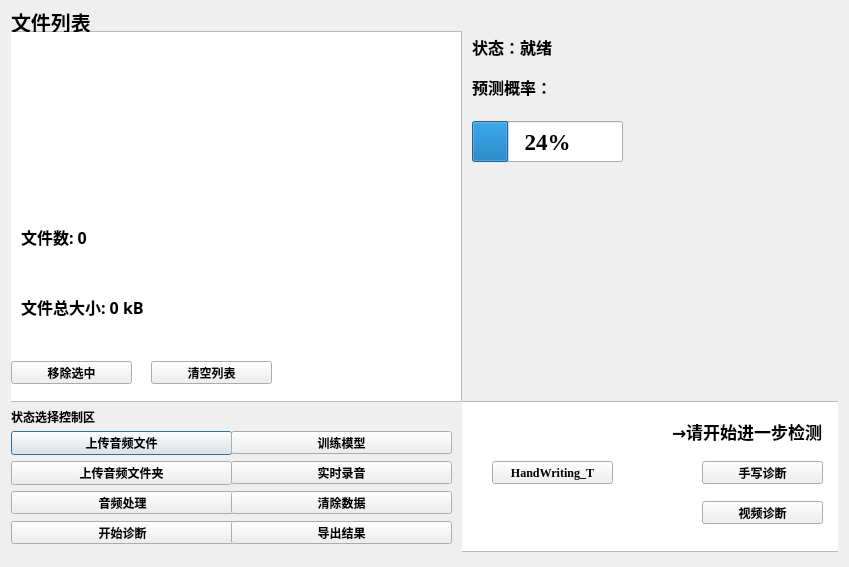
<?xml version="1.0" encoding="UTF-8"?>
<ui version="4.0">
 <class>PD_Diagnosis_Dialog</class>
 <widget class="QDialog" name="PD_Diagnosis_Dialog">
  <property name="geometry">
   <rect>
    <x>0</x>
    <y>0</y>
    <width>849</width>
    <height>567</height>
   </rect>
  </property>
  <property name="font">
   <font>
    <family>楷体</family>
    <italic>false</italic>
    <bold>true</bold>
   </font>
  </property>
  <property name="windowTitle">
   <string>Dialog</string>
  </property>
  <layout class="QGridLayout" name="gridLayout">
   <item row="0" column="0" rowspan="2">
    <widget class="QFrame" name="frame_control">
     <property name="frameShape">
      <enum>QFrame::NoFrame</enum>
     </property>
     <widget class="QLabel" name="label_2">
      <property name="geometry">
       <rect>
        <x>0</x>
        <y>397</y>
        <width>441</width>
        <height>151</height>
       </rect>
      </property>
      <property name="font">
       <font>
        <family>楷体</family>
        <italic>false</italic>
        <bold>true</bold>
       </font>
      </property>
      <property name="text">
       <string>状态选择控制区</string>
      </property>
      <property name="alignment">
       <set>Qt::AlignLeading|Qt::AlignLeft|Qt::AlignTop</set>
      </property>
     </widget>
     <widget class="QPushButton" name="btn_upload_File">
      <property name="geometry">
       <rect>
        <x>0</x>
        <y>420</y>
        <width>221</width>
        <height>24</height>
       </rect>
      </property>
      <property name="text">
       <string>上传音频文件</string>
      </property>
     </widget>
     <widget class="QPushButton" name="btn_upload_Folder">
      <property name="geometry">
       <rect>
        <x>0</x>
        <y>450</y>
        <width>221</width>
        <height>24</height>
       </rect>
      </property>
      <property name="text">
       <string>上传音频文件夹</string>
      </property>
     </widget>
     <widget class="QPushButton" name="btn_Process_Button">
      <property name="geometry">
       <rect>
        <x>0</x>
        <y>480</y>
        <width>223</width>
        <height>23</height>
       </rect>
      </property>
      <property name="text">
       <string>音频处理</string>
      </property>
     </widget>
     <widget class="QPushButton" name="btn_model_detect">
      <property name="geometry">
       <rect>
        <x>0</x>
        <y>510</y>
        <width>223</width>
        <height>23</height>
       </rect>
      </property>
      <property name="text">
       <string>开始诊断</string>
      </property>
     </widget>
     <widget class="QPushButton" name="btn_Train_Button">
      <property name="geometry">
       <rect>
        <x>220</x>
        <y>420</y>
        <width>221</width>
        <height>23</height>
       </rect>
      </property>
      <property name="text">
       <string>训练模型</string>
      </property>
      <property name="autoDefault">
       <bool>true</bool>
      </property>
     </widget>
     <widget class="QPushButton" name="btn_record_audio">
      <property name="geometry">
       <rect>
        <x>220</x>
        <y>450</y>
        <width>221</width>
        <height>23</height>
       </rect>
      </property>
      <property name="text">
       <string>实时录音</string>
      </property>
      <property name="autoDefault">
       <bool>true</bool>
      </property>
     </widget>
     <widget class="QPushButton" name="btn_Clear_Button">
      <property name="geometry">
       <rect>
        <x>220</x>
        <y>480</y>
        <width>221</width>
        <height>23</height>
       </rect>
      </property>
      <property name="text">
       <string>清除数据</string>
      </property>
      <property name="autoDefault">
       <bool>true</bool>
      </property>
     </widget>
     <widget class="QPushButton" name="btn_Export_Button">
      <property name="geometry">
       <rect>
        <x>220</x>
        <y>510</y>
        <width>221</width>
        <height>23</height>
       </rect>
      </property>
      <property name="text">
       <string>导出结果</string>
      </property>
      <property name="autoDefault">
       <bool>true</bool>
      </property>
     </widget>
     <widget class="QLabel" name="label_file_group">
      <property name="geometry">
       <rect>
        <x>0</x>
        <y>0</y>
        <width>151</width>
        <height>21</height>
       </rect>
      </property>
      <property name="font">
       <font>
        <family>楷体</family>
        <pointsize>15</pointsize>
        <italic>false</italic>
        <bold>true</bold>
       </font>
      </property>
      <property name="lineWidth">
       <number>5</number>
      </property>
      <property name="text">
       <string>文件列表</string>
      </property>
     </widget>
     <widget class="QPushButton" name="btn_Remove_File_Button">
      <property name="geometry">
       <rect>
        <x>0</x>
        <y>350</y>
        <width>121</width>
        <height>23</height>
       </rect>
      </property>
      <property name="text">
       <string>移除选中</string>
      </property>
      <property name="autoDefault">
       <bool>true</bool>
      </property>
     </widget>
     <widget class="QPushButton" name="btn_Clear_Files_Button">
      <property name="geometry">
       <rect>
        <x>140</x>
        <y>350</y>
        <width>121</width>
        <height>23</height>
       </rect>
      </property>
      <property name="text">
       <string>清空列表</string>
      </property>
      <property name="autoDefault">
       <bool>true</bool>
      </property>
     </widget>
     <widget class="QLabel" name="File_Count_Label">
      <property name="geometry">
       <rect>
        <x>10</x>
        <y>200</y>
        <width>431</width>
        <height>51</height>
       </rect>
      </property>
      <property name="font">
       <font>
        <family>楷体</family>
        <pointsize>12</pointsize>
        <italic>false</italic>
        <bold>true</bold>
       </font>
      </property>
      <property name="text">
       <string>文件数: 0</string>
      </property>
     </widget>
     <widget class="QLabel" name="File_Size_Label">
      <property name="geometry">
       <rect>
        <x>10</x>
        <y>270</y>
        <width>431</width>
        <height>51</height>
       </rect>
      </property>
      <property name="font">
       <font>
        <family>楷体</family>
        <pointsize>12</pointsize>
        <italic>false</italic>
        <bold>true</bold>
       </font>
      </property>
      <property name="text">
       <string>文件总大小: 0 kB</string>
      </property>
     </widget>
     <widget class="QListView" name="listView">
      <property name="geometry">
       <rect>
        <x>-40</x>
        <y>20</y>
        <width>491</width>
        <height>371</height>
       </rect>
      </property>
     </widget>
     <widget class="QFrame" name="frame_info">
      <property name="geometry">
       <rect>
        <x>451</x>
        <y>0</y>
        <width>431</width>
        <height>549</height>
       </rect>
      </property>
      <property name="frameShape">
       <enum>QFrame::NoFrame</enum>
      </property>
      <widget class="QLabel" name="label_status">
       <property name="geometry">
        <rect>
         <x>10</x>
         <y>20</y>
         <width>361</width>
         <height>31</height>
        </rect>
       </property>
       <property name="font">
        <font>
         <family>楷体</family>
         <pointsize>12</pointsize>
         <italic>false</italic>
         <bold>true</bold>
        </font>
       </property>
       <property name="text">
        <string>状态：就绪</string>
       </property>
      </widget>
      <widget class="QLabel" name="label_pred_prob">
       <property name="geometry">
        <rect>
         <x>10</x>
         <y>60</y>
         <width>361</width>
         <height>31</height>
        </rect>
       </property>
       <property name="font">
        <font>
         <family>楷体</family>
         <pointsize>12</pointsize>
         <italic>false</italic>
         <bold>true</bold>
        </font>
       </property>
       <property name="text">
        <string>预测概率：</string>
       </property>
      </widget>
      <widget class="QProgressBar" name="progressBar">
       <property name="geometry">
        <rect>
         <x>10</x>
         <y>110</y>
         <width>151</width>
         <height>41</height>
        </rect>
       </property>
       <property name="font">
        <font>
         <family>Times New Roman</family>
         <pointsize>17</pointsize>
         <italic>false</italic>
         <bold>true</bold>
        </font>
       </property>
       <property name="value">
        <number>24</number>
       </property>
      </widget>
      <widget class="QListView" name="listView_2">
       <property name="geometry">
        <rect>
         <x>-10</x>
         <y>390</y>
         <width>391</width>
         <height>151</height>
        </rect>
       </property>
      </widget>
      <widget class="QPushButton" name="btn_handwriting_Button">
       <property name="geometry">
        <rect>
         <x>240</x>
         <y>450</y>
         <width>121</width>
         <height>23</height>
        </rect>
       </property>
       <property name="text">
        <string>手写诊断</string>
       </property>
       <property name="autoDefault">
        <bool>true</bool>
       </property>
      </widget>
      <widget class="QPushButton" name="btn_video_Button">
       <property name="geometry">
        <rect>
         <x>240</x>
         <y>490</y>
         <width>121</width>
         <height>23</height>
        </rect>
       </property>
       <property name="text">
        <string>视频诊断</string>
       </property>
       <property name="autoDefault">
        <bool>true</bool>
       </property>
      </widget>
      <widget class="QLabel" name="label">
       <property name="geometry">
        <rect>
         <x>210</x>
         <y>400</y>
         <width>161</width>
         <height>41</height>
        </rect>
       </property>
       <property name="font">
        <font>
         <family>楷体</family>
         <pointsize>13</pointsize>
         <italic>false</italic>
         <bold>true</bold>
        </font>
       </property>
       <property name="text">
        <string>→请开始进一步检测</string>
       </property>
      </widget>
      <widget class="QPushButton" name="btn_HandWriting_Button">
       <property name="geometry">
        <rect>
         <x>30</x>
         <y>450</y>
         <width>121</width>
         <height>23</height>
        </rect>
       </property>
       <property name="font">
        <font>
         <family>Times New Roman</family>
         <italic>false</italic>
         <bold>true</bold>
        </font>
       </property>
       <property name="text">
        <string>HandWriting_T</string>
       </property>
       <property name="autoDefault">
        <bool>true</bool>
       </property>
      </widget>
     </widget>
     <zorder>listView</zorder>
     <zorder>label_2</zorder>
     <zorder>btn_upload_File</zorder>
     <zorder>btn_upload_Folder</zorder>
     <zorder>btn_Process_Button</zorder>
     <zorder>btn_model_detect</zorder>
     <zorder>btn_Train_Button</zorder>
     <zorder>btn_record_audio</zorder>
     <zorder>btn_Clear_Button</zorder>
     <zorder>btn_Export_Button</zorder>
     <zorder>label_file_group</zorder>
     <zorder>btn_Remove_File_Button</zorder>
     <zorder>btn_Clear_Files_Button</zorder>
     <zorder>File_Count_Label</zorder>
     <zorder>File_Size_Label</zorder>
     <zorder>frame_info</zorder>
    </widget>
   </item>
  </layout>
 </widget>
 <resources/>
 <connections/>
</ui>
